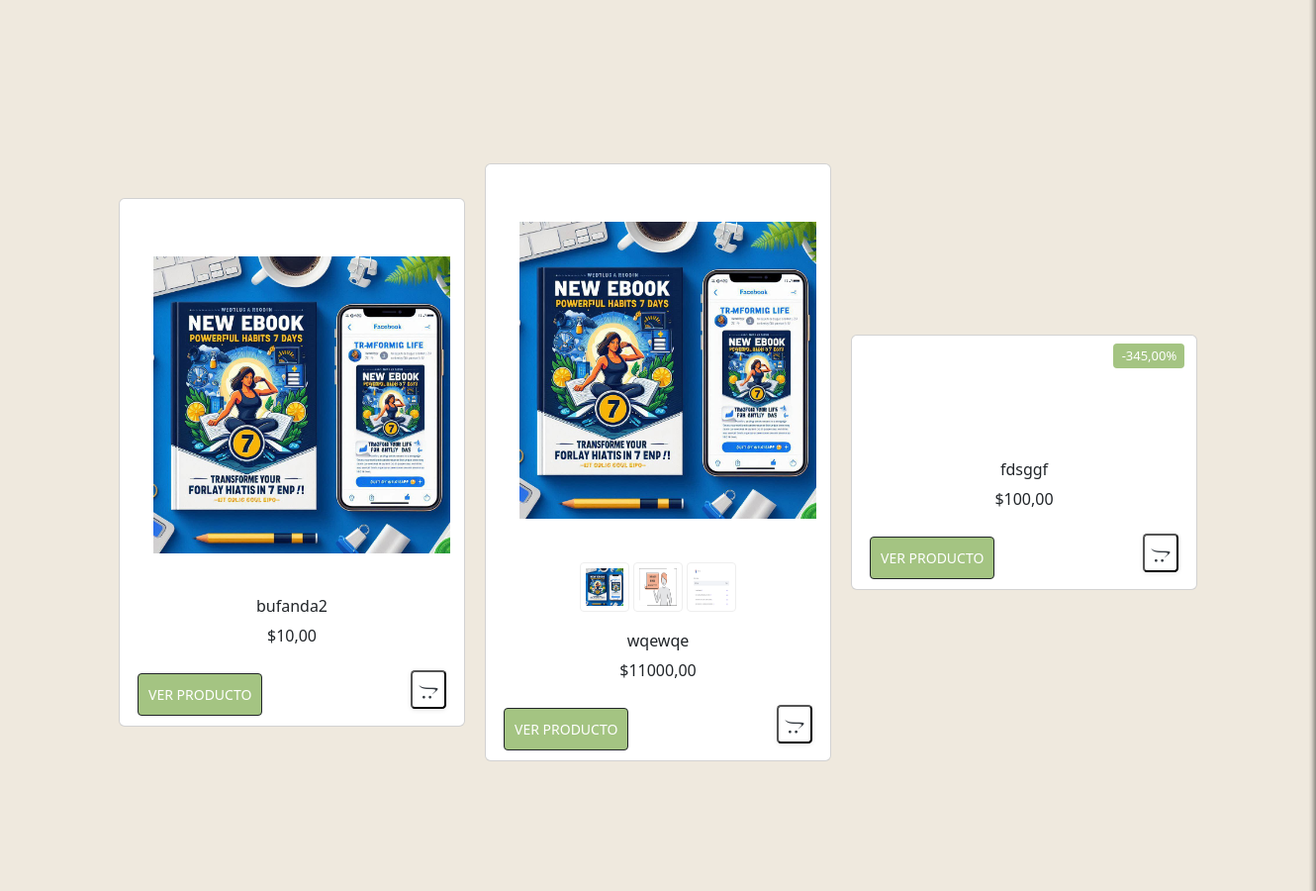
The app's page / (middle part), older data.
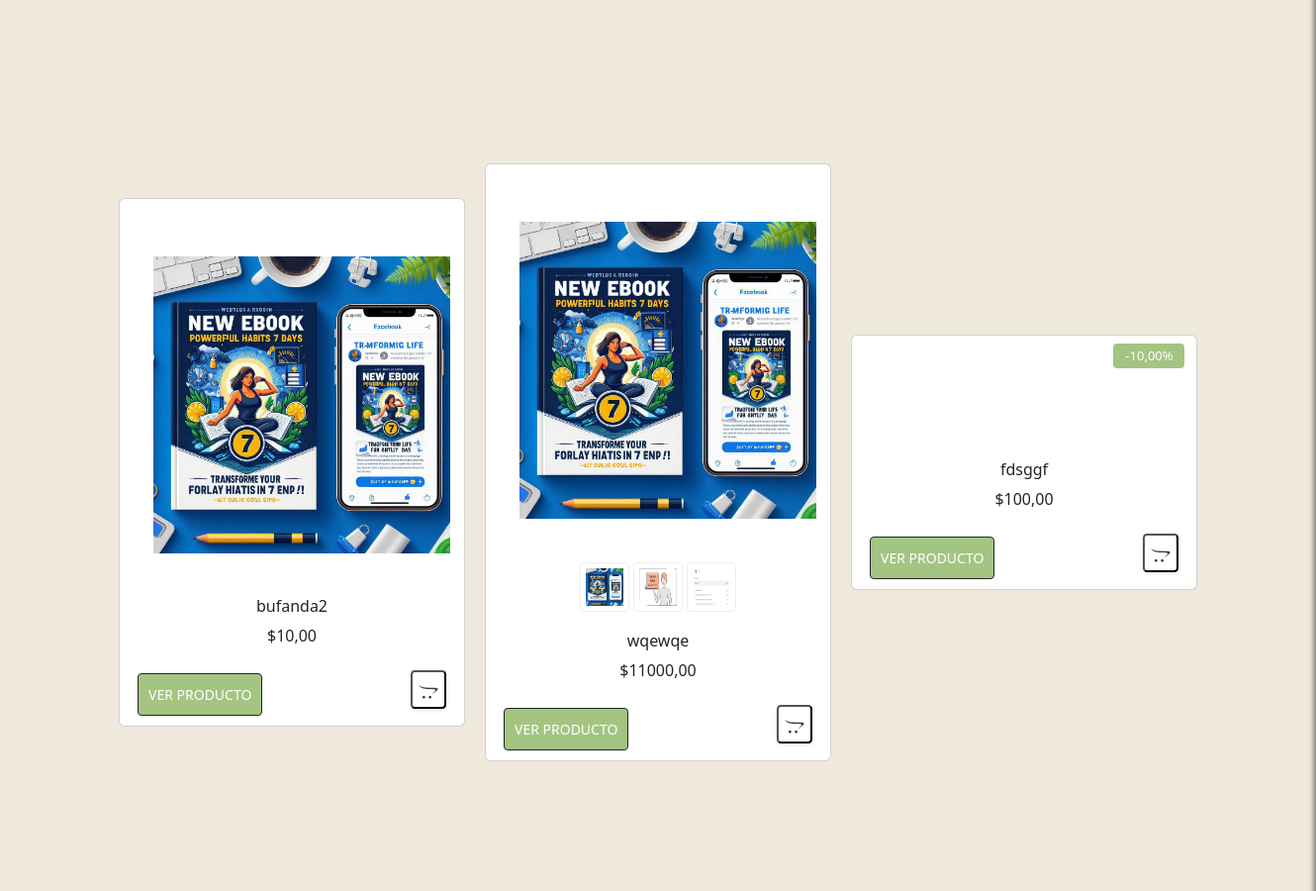
The same page, newer data.
### merkachecheres/models.py (models this page shows, shortened)
class Producto(models.Model):
    titulo = models.CharField(max_length=255)
    precio = models.DecimalField(max_digits=10, decimal_places=2, default=0.0)
    descuento = models.DecimalField(max_digits=5, decimal_places=2, null=True, blank=True)
    dimensiones = models.CharField(max_length=100, null=True, blank=True)
    stock = models.IntegerField()
    marca = models.CharField(max_length=100, null=True, blank=True)
    vendedor = models.ForeignKey(
        Usuario,
        on_delete=models.CASCADE,
        related_name='productos',
        null=True,  # Permitir valores nulos temporalmente
        blank=True  # Permitir que el formulario no requiera este campo
    )
    categoria = models.ForeignKey(Categoria, on_delete=models.SET_NULL, null=True, blank=True)
    descripcion = models.TextField()
    fecha_publicacion = models.DateTimeField(auto_now_add=True)

### merkachecheres/views.py (the view)
# urls.py: path('', views.index, name='index'),
def index(request):
    productos = Producto.objects.order_by('?')[:5]
    sesion_activa = request.session.get('validar', None)
    usuario = None  # Inicializa el usuario como `None` por defecto.
    if sesion_activa:
        usuario_id = sesion_activa.get('id')
        usuario = Usuario.objects.get(id=usuario_id)
    carrito = request.session.get('carrito', {})
    total_carrito = sum(item['precio'] * item['cantidad'] for item in carrito.values())
    return render(request, "index.html", {
        'productos': productos,  # Lista de productos seleccionados aleatoriamente.
        'productos_count': productos.count(),  # Cantidad de productos seleccionados.
        'total_carrito': total_carrito,  # Total del carrito (precio total de los productos en el carrito).
        'usuario': usuario,  # Objeto del usuario autenticado (si hay sesión activa).
    })

### merkachecheres/templates/index.html (shortened to what this page needs)
{% load static %}
<!DOCTYPE html>
<html lang="es">
<head>
    <link rel="stylesheet" href="{% static 'css/style.css' %}">
    <link rel="stylesheet" href="{% static 'css/styleguide.css' %}">
    <link rel="stylesheet" href="{% static 'css/carrito.css' %}">
    <link href="https://cdn.jsdelivr.net/npm/bootstrap@5.3.0-alpha3/dist/css/bootstrap.min.css" rel="stylesheet">
    <link rel="stylesheet" href="https://cdnjs.cloudflare.com/ajax/libs/font-awesome/6.5.0/css/all.min.css">
    <link rel="stylesheet" href="https://cdnjs.cloudflare.com/ajax/libs/jquery/3.2.1/jquery.min.js">
    <link rel="stylesheet" href="https://cdn.jsdelivr.net/npm/bootstrap@5.0.0-alpha1/dist/js/bootstrap.bundle.min.js">
    <link rel="stylesheet" href="https://cdnjs.cloudflare.com/ajax/libs/font-awesome/4.7.0/css/font-awesome.min.css">
</head>
<body>
    <div class="landing_page">
        {% include 'user_sidebar.html' %}
        <main>
            <br>
            <br>
            <section class="explorar-productos">
                <div class="wrapper flex-wrap" style="display: flex; justify-content: center; gap: 20px; flex-wrap: wrap;">
                    {% if productos %}
                    {% for producto in productos %}
                    <div class="card">
                        {% if producto.descuento %}
                        <span class="off bg-dark" id="descuentoEtiqueta">-{{ producto.descuento }}%</span>
                        {% endif %}
                        <br>
                        <div class="text-center p-4">
                            <a href="{% url 'producto' producto.id %}">
                                <img id="main-image-{{ forloop.counter }}" src="{{ producto.imagenes.first.imagen.url }}"
                                    width="300" class="main-image">
                            </a>
                        </div>
                        {% if producto.imagenes.count > 1 %}
                        <div class="thumbnail text-center">
                            {% for imagen in producto.imagenes.all %}
                            <img onclick="changeImage(this, 'main-image-{{ forloop.parentloop.counter }}')"
                                src="{{ imagen.imagen.url }}" width="70">
                            {% endfor %}
                        </div>
                        {% endif %}
                        <div class="about text-center">
                            <h6>{{ producto.titulo }}</h6>
                            <span>${{ producto.precio }}</span>
                        </div>
                        <div class="cart-button mt-3 px-2 d-flex justify-content-between align-items-center">
                            <button class="btn btn-dark text-uppercase" id="verProducto"
                                onclick="window.location.href='{% url 'producto' producto.id %}'">
                                Ver producto
                            </button>
                            <div class="add">
                                <form method="POST" action="{% url 'agregar_al_carrito' producto.id %}" class="add-to-cart-form">
                                    <button type="submit" class="product_fav" id="botonAñadirCarrito">
                                        <i class="fa fa-opencart"></i>
                                    </button>
                                </form>
                            </div>
                        </div>
                    </div>
                    {% endfor %}
                    {% else %}
                    <p>No hay productos disponibles.</p>
                    {% endif %}
                </div>
            </section>
        </main>
                </div>
</body>
</html>

Row changes from the older to the newer data that the page shows:
changed Producto "fdsggf": descuento "345,00" → "10,00"
